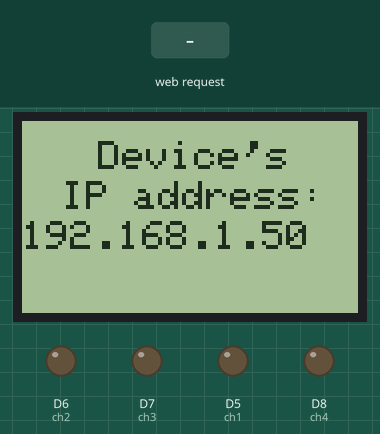
Recording of a sketch running on a simulated ESP8266 (NodeMCU). Shown: 84×48 one-colour display, output pins drawn as LEDs (lit = HIGH). The inputs (shaded band) are chosen by the test bench. WiFi joins after 1.5 s; servers stay silent unless stated; what the sketch prints to the serial monitor is not drawn.

Above: at 2.7 s.
2.8 s: HTTP request GET /ch1=ON received
At 4.0 s:
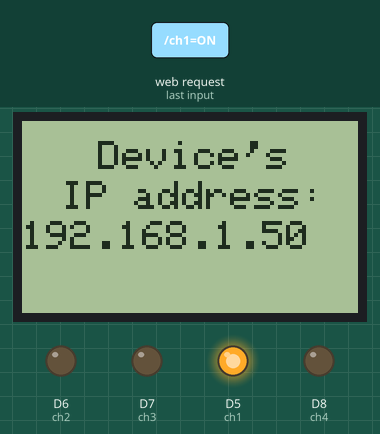
4.3 s: HTTP request GET /ch2=ON received
At 5.2 s:
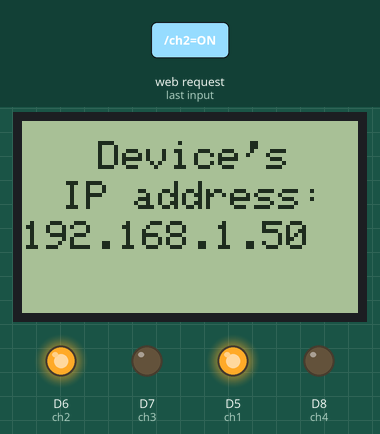
5.8 s: HTTP request GET /ch1=OFF received
At 6.4 s:
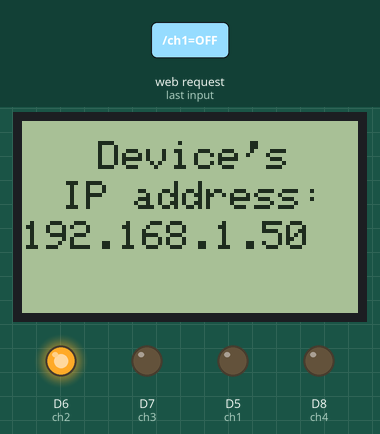
7.3 s: HTTP request GET /ch3=ON received
At 8.5 s:
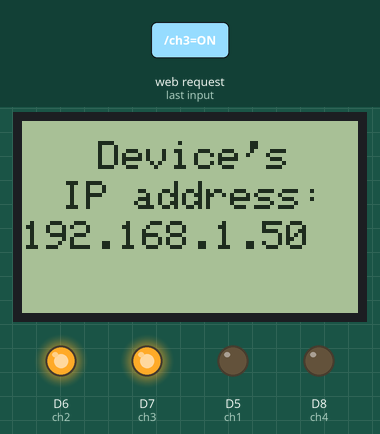
8.8 s: HTTP request GET /ch2=OFF received
At 9.9 s:
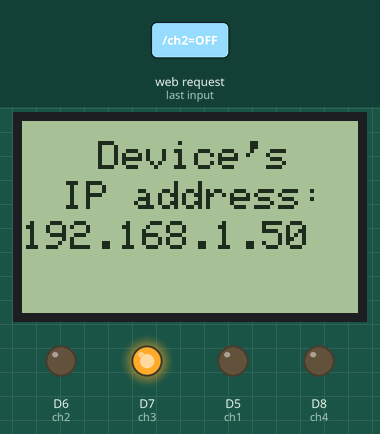
10.3 s: HTTP request GET /ch4=ON received
At 11.0 s:
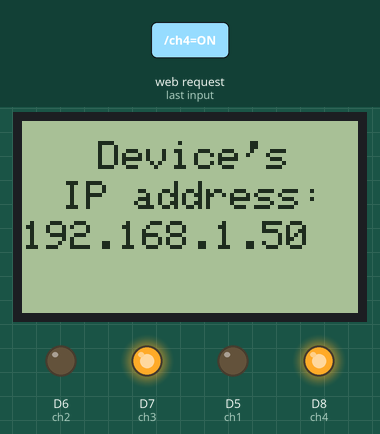
Timing chart, 0 to 12.8 s (numbered marks = the images above; inputs shaded):
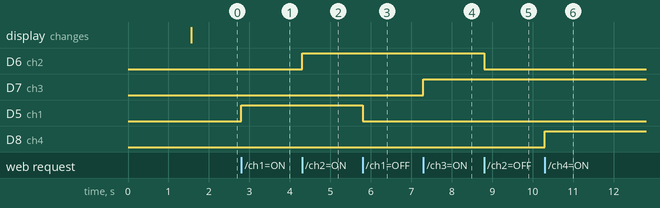

The sketch:

ESP8266-based_Wi-Fi_switch_with_display_Green_web_int.ino
```cpp
// Attenion!!! This interface doesn't work correctly on mobile devices.
// ESP8266-based 4 channel Wi-Fi switch with display (Green web interface)
// Developed by Maxim Bortnikov
// For more information and for the circuit of this device visit: https://github.com/Northstrix/ESP8266-based-4-channel-Wi-Fi-switch-with-display
// Button template was designed by Sarah Fossheim. You can find it here: https://codepen.io/fossheim/pen/RwPeVKG
#include <ESP8266WiFi.h>       // Include ESP8266WiFi library
#include <SPI.h>               // Include SPI library
#include <Adafruit_GFX.h>      // Include Adafruit graphics library
#include <Adafruit_PCD8544.h>  // Include Adafruit PCD8544 (Nokia 5110) library
Adafruit_PCD8544 display = Adafruit_PCD8544(D4, D3, D2, D1, D0);
const char* ssid     = "Blackberry";  // Your SSID (Network's name)
const char* password = "seasidehills99"; // Password from your network
int ch1 = 14; // pin D5
int ch2 = 12; // pin D6
int ch3 = 13; // pin D7
int ch4 = 15; // pin D8
WiFiServer server(80);
void setup(){
  display.begin();          // Initialise the display
  display.setContrast(60);  // Set the contrast
  display.setRotation(0);   // Set the orientation
  display.clearDisplay();   // Clear the screen (In case something was in it)
  display.setTextSize(1);   // Set the text size
  display.setTextColor(BLACK); // Set the text color
  display.setCursor(10,8);
  display.println("Connecting");
  display.setCursor(22,18);
  display.println("to the");
  display.setCursor(5,28);
  display.println("Access Point");
  display.display();       // Display the text
  pinMode(ch1, OUTPUT); // Setting all 4 pins as OUTPUTS
  digitalWrite(ch1, LOW); // Setting 0 to all 4 pins
  pinMode(ch2, OUTPUT);
  digitalWrite(ch2, LOW);
  pinMode(ch3, OUTPUT);
  digitalWrite(ch3, LOW);
  pinMode(ch4, OUTPUT);
  digitalWrite(ch4, LOW);
  Serial.begin(115200); // Baudrate
  Serial.print("Connecting to the Newtork"); // This all will be displayed in the Serial Monitor
  WiFi.begin(ssid, password);
  while (WiFi.status() != WL_CONNECTED)
  {
    delay(500);
    Serial.print(".");
  }
  Serial.println("WiFi connected");
  server.begin(); // Starting the server
  Serial.println("Server started");
  Serial.print("IP Address of network: ");
  Serial.println(WiFi.localIP()); // Display device's IP address in serial monitor
  Serial.println("/");
  display.clearDisplay();
  display.setTextSize(1);
  display.setTextColor(BLACK);
  display.setCursor(19,5);
  display.println("Device's");
  display.setCursor(10,15);
  display.println("IP address:");
  display.setCursor(0,25);
  display.println(WiFi.localIP()); // Display device's IP address on display
  display.display();
}


void loop(){

  WiFiClient client = server.available();
  if (!client)
  {
    return;
  }
  Serial.println("Waiting for new client");
  while(!client.available())
  {
    delay(1);
  }
  String request = client.readStringUntil('\r');
  Serial.println(request);
  client.flush();
  int c1 = LOW;
  int c2 = LOW;
  int c3 = LOW;
  int c4 = LOW;

    if(request.indexOf("/ch1=ON") != -1)

  {
    digitalWrite(ch1, HIGH); // Turn ch1 ON
    c1 = HIGH;
  }
  if(request.indexOf("/ch1=OFF") != -1)
  {
    digitalWrite(ch1, LOW); // Turn ch1 OFF
    c1 = LOW;
  }
    if(request.indexOf("/ch2=ON") != -1)

  {
    digitalWrite(ch2, HIGH); // Turn ch2 ON
    c2 = HIGH;
  }
  if(request.indexOf("/ch2=OFF") != -1)
  {
    digitalWrite(ch2, LOW); // Turn ch2 OFF
    c2 = LOW;
  }
      if(request.indexOf("/ch3=ON") != -1)

  {
    digitalWrite(ch3, HIGH); // Turn ch3 ON
    c3 = HIGH;
  }
  if(request.indexOf("/ch3=OFF") != -1)
  {
    digitalWrite(ch3, LOW); // Turn ch3 OFF
    c3 = LOW;
  }
      if(request.indexOf("/ch4=ON") != -1)

  {
    digitalWrite(ch4, HIGH); // Turn ch4 ON
    c4 = HIGH;
  }
  if(request.indexOf("/ch4=OFF") != -1)
  {
    digitalWrite(ch4, LOW); // Turn ch4 OFF
    c4 = LOW;
  }

  client.println("HTTP/1.1 200 OK");
  client.println("Content-Type: text/html"); // All below is a web page code written in HTML
  client.println("");
  client.println("<!DOCTYPE html>\n"
"<html>\n"
"  <head>\n"
"    <style>\n"
"      * {\n"
"  box-sizing: border-box;\n"
"}\n"
"\n"
":root {\n"
"  background: #121914;\n"
"  --light: #92DE34;\n"
"  --dark: #69BC22;\n"
"  --text: #FFF;\n"
"}\n"
"\n"
"body {\n"
"  background-color: var(--background);\n"
"  background-image: linear-gradient(\n"
"    var(--background-accent-2) 50%,\n"
"    var(--background-accent) 50%\n"
"  ), linear-gradient(\n"
"    var(--background-accent) 50%,\n"
"    var(--background-accent-2) 50%\n"
"  );\n"
"  background-repeat: no-repeat;\n"
"  background-size: 100% 30px;\n"
"  background-position: top left, bottom left;\n"
"  min-height: 98vh;\n"
"}\n"
"p {\n"
"  color: white;\n"
"  text-align: center;\n"
"  }\n"
"  \n"
".item {\n"
"    font-size: 1.6rem;\n"
"    color: #FFF;\n"
"    border: 0px solid #EEE;\n"
"}\n"
".container {\n"
"    display: grid;\n"
"}\n"
".buttons {\n"
"    height: 50px;\n"
"    grid-template-columns: 105px 105px;\n"
"  \n"
"}\n"
"\n"
"div {\n"
"  display: block;\n"
"  width: 210px;\n"
"  margin: 0 auto 0 auto;\n"
"  position: relative;\n"
"  left: 0;\n"
"  right: 0;\n"
"  top: 5vh;\n"
"}\n"
"\n"
"button {\n"
"  display: block;\n"
"  cursor: pointer;\n"
"  outline: none;\n"
"  border: none;\n"
"  background-color: var(--light);\n"
"  width: 100px;\n"
"  height: 45px;\n"
"  border-radius: 45px;\n"
"  font-size: 1.5rem;\n"
"  font-weight: 600;\n"
"  color: var(--text);\n"
"  background-size: 100% 100%;\n"
"  box-shadow: 0 0 0 7px var(--light) inset;\n"
"  margin-bottom: 15px;\n"
"}\n"
"\n"
"button:hover {\n"
"  background-image: linear-gradient(\n"
"    145deg,\n"
"    transparent 10%,\n"
"    var(--dark) 10% 20%,\n"
"    transparent 20% 30%,\n"
"    var(--dark) 30% 40%,\n"
"    transparent 40% 50%,\n"
"    var(--dark) 50% 60%,\n"
"    transparent 60% 70%,\n"
"    var(--dark) 70% 80%,\n"
"    transparent 80% 90%,\n"
"    var(--dark) 90% 100%\n"
"  );\n"
"  animation: background 3s linear infinite;\n"
"}\n"
"\n"
"@keyframes background {\n"
"  0% {\n"
"    background-position: 0 0;\n"
"  }\n"
"  100% {\n"
"    background-position: 400px 0;\n"
"  }\n"
"}\n"
"    </style>\n"
"    <meta charset=\"utf-8\">\n"
"    <meta name=\"viewport\" content=\"width=device-width\">\n"
"    <title>ESP8266-based 4 channel Wi-Fi switch with display</title>\n"
"  </head>\n"
"  <body>\n"
"    <div>\n"
"       <p>ESP8266-based 4 channel Wi-Fi switch with display</p>\n"
"       <p>Developed by Maxim Bortnikov</p>\n"
"       <p>For more information visit: https://github.com/Northstrix/ESP8266-based-4-channel-Wi-Fi-switch-with-display </p>\n"
"    </div>\n"
"    <div>\n"
"      <p>Channel 1</p>\n"
"    </div>\n"
"    <div class=\"container buttons\">\n"
"      <a href=\"/ch1=ON\"\"><button>ON</button></a>\n"
"      <a href=\"/ch1=OFF\"\"><button>OFF</button></a>\n"
"    </div>\n"
"    <div>\n"
"      <p>Channel 2</p>\n"
"    </div>\n"
"    <div class=\"container buttons\">\n"
"      <a href=\"/ch2=ON\"\"><button>ON</button></a>\n"
"      <a href=\"/ch2=OFF\"\"><button>OFF</button></a>\n"
"    </div>\n"
"    <div>\n"
"      <p>Channel 3</p>\n"
"    </div>\n"
"    <div class=\"container buttons\">\n"
"      <a href=\"/ch3=ON\"\"><button>ON</button></a>\n"
"      <a href=\"/ch3=OFF\"\"><button>OFF</button></a>\n"
"    </div>\n"
"    <div>\n"
"      <p>Channel 4</p>\n"
"    </div>\n"
"    <div class=\"container buttons\">\n"
"      <a href=\"/ch4=ON\"\"><button>ON</button></a>\n"
"      <a href=\"/ch4=OFF\"\"><button>OFF</button></a>\n"
"    </div>\n"
"  </body>\n"
"</html>");
  delay(1);
  Serial.println("Client disonnected");
  Serial.println("");

}
```

Measured:
- after the input at 2.8 s, D5 (ch1): LOW → HIGH at once
- after the input at 4.3 s, D6 (ch2): LOW → HIGH at once
- after the input at 5.8 s, D5 (ch1): HIGH → LOW at once
- after the input at 7.3 s, D7 (ch3): LOW → HIGH at once
- after the input at 8.8 s, D6 (ch2): HIGH → LOW at once
- after the input at 10.3 s, D8 (ch4): LOW → HIGH at once
